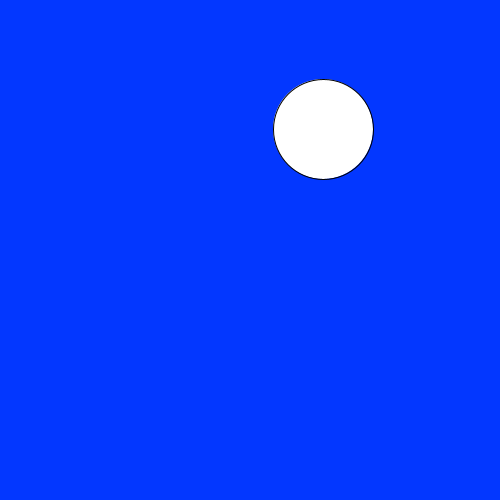
Frame 1 (no input)
Frame 60 (the mouse pressed at the canvas centre just before this capture): identical to frame 1, image omitted
Frame 120 (the mouse held since frame 60 and released just before this capture): identical to frame 1, image omitted

The Processing sketch that drew this single still picture (run headless with seeded random() and noise(); from frame 60 on, the mouse is pressed at the canvas centre):

// Processing sketch: slippery_dot
// ── slippery_dot.pde
/*** When you are done, this program will draw an ellipse 
     that jumps to new location each time you click on it.
***/
 
 // 1. Create three integer variables to represent the x, y, and the size of the ellipse
       int valueX =250;
       int valueY =250;
       int size =100;
       
       
    void setup() {
      // 2. Set the size of your sketch
size(500,500);    

    valueX = (int) random(width);
    valueY = (int) random(height);
    }
    
    void draw() {
    
      // 3. Set the background color of your sketch
background(#0337FF);
 
      // 4. Draw an ellipse using the variables created at the top of the sketch for the location and size of your ellipse. 
      //    Make sure it fits in the window. Change the variables if it does not.
    ellipse(valueX,valueY, size,size);
    
    
    }
    
    /******** This method gets called automatically when you press the mouse ************/
    void mousePressed() {
      //5. Create an integer variable called distance
     int distance = 0;
      //6. The getDistanceFromMouse() method below returns a number.
      //   Set the value of your distance variable to the value returned by the getDistance method
      //   You will need to pass the x and y location of your ellipse to this method.
        getDistanceFromMouse(valueX,valueY);
        
      //7.  Use an if statement to check if your distance variable is < the radius of the ellipse
      //    If it is, make a new x AND y for the ellipse, for a new random location on the window
      //    Hint: Use code like this      x = (int) random(width);
       if(distance<size){
         System.out.println("yes it workt");
       }
    }
    
    /********  This method gives you the number of pixels between the mouse and the x,y point ***********/
    int getDistanceFromMouse(int x, int y) {
      return (int)Math.sqrt(Math.pow((mouseX-x),2) + Math.pow((mouseY-y),2));
    }
    
